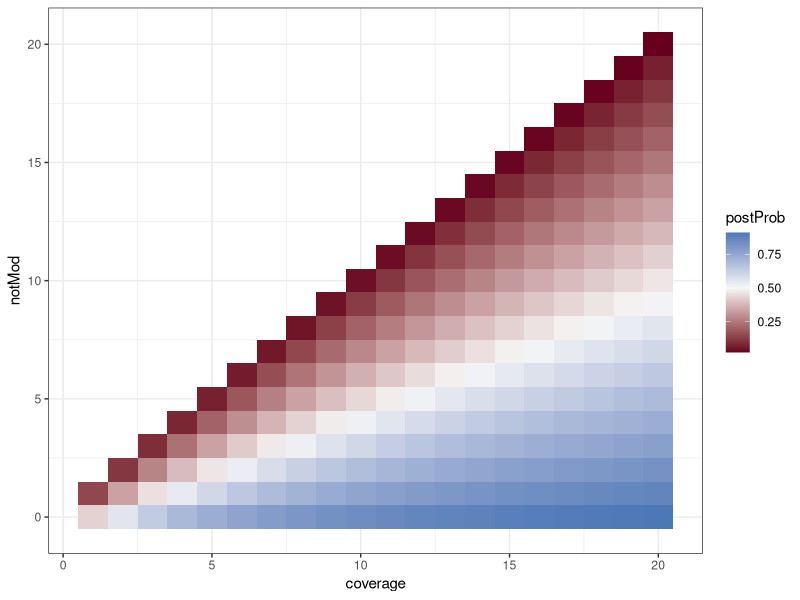

Write R code to recreate this figure.
library(ggplot2)

a <- 0.5
b <- 2

mDat <- do.call(rbind.data.frame, lapply(1:20, function(i)
    data.frame(postProb=sapply(0:i, function(j) (a+i-j) / (a+i+b)), coverage=i, notMod=0:i)))

pdf('test_priors.pdf', width=8)
ggplot(mDat) + geom_tile(aes(x=coverage, y=notMod, fill=postProb)) +
    theme_bw() + scale_fill_gradient2(low='#67001f', mid='#f7f7f7', high='#2166ac', midpoint=0.5)
dev.off()
